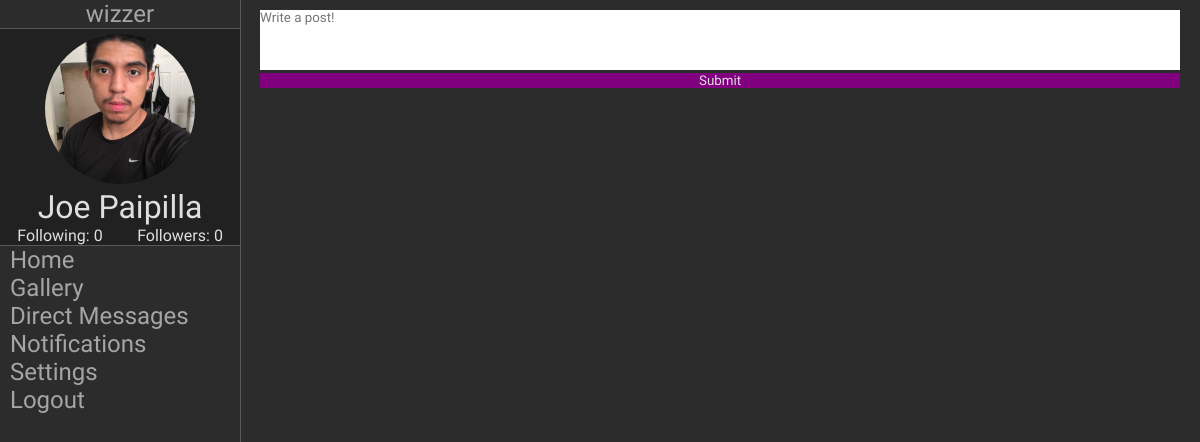
Page / (signed in) on the earlier database version.
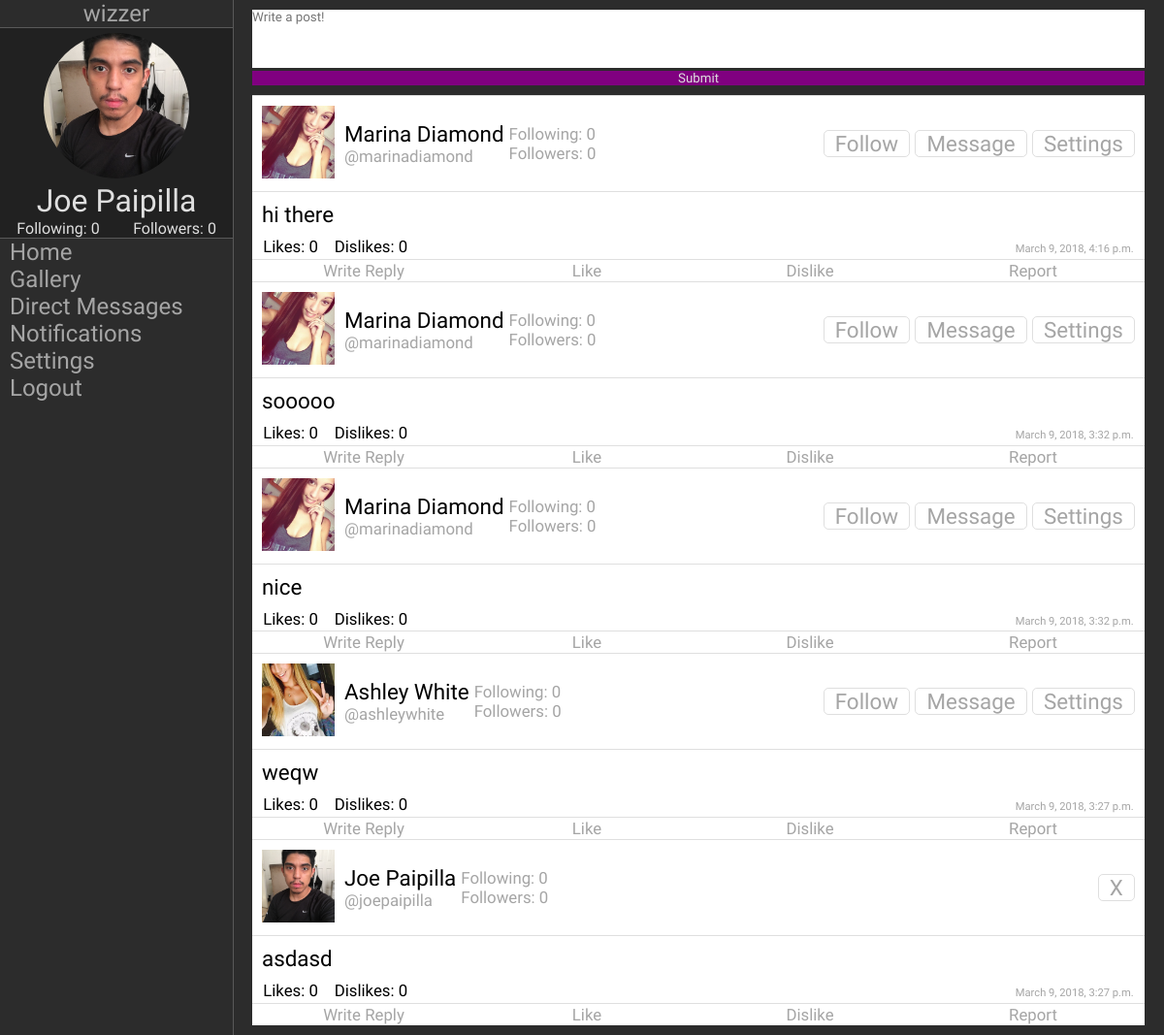
Same page on the later database version.
### SocialMedia/models.py (models this page shows, shortened)
class Whiz(models.Model):
    whiz_poster = models.ForeignKey(WizzerUser, on_delete=models.CASCADE)
    content = models.TextField()
    time_posted = models.DateTimeField(default=timezone.now)

class WizzerUser(models.Model):
    GENDER_CHOICES = (
        ('M', 'Male'),
        ('F', 'Female')
    )
    user = models.OneToOneField(User, default='', on_delete=models.CASCADE)
    following = models.ManyToManyField('self', blank=True, related_name='following_set', symmetrical=False)
    followers = models.ManyToManyField('self', blank=True, related_name='follower_set', symmetrical=False)
    profile_picture = models.FileField(
        default=r'default\default-profile-picture.jpg', upload_to=profile_picture_path, max_length=100)
    background_image = models.FileField(
        default=r'default\default-background.jpg', upload_to=background_image_path, max_length=100)
    gender = models.CharField(default='', choices=GENDER_CHOICES, max_length=2)
    def __str__(self):
        return self.user.username

### SocialMedia/views.py (the view)
# urls.py: path('', views.index, name='index'),
def index(request):
    user = request.user
    if request.method == "POST":
        print(request.POST)
        form = WhizForm(request.POST)
        if form.is_valid():
            new_whiz = Whiz(whiz_poster=user.wizzeruser, content=request.POST['whiz_input'])
            new_whiz.save()
        elif 'delete' in request.POST:
            Whiz.objects.get(id=request.POST['delete']).delete()
        elif 'reply' in request.POST:
            pass
        elif 'like' in request.POST:
            whiz = Whiz.objects.get(id=request.POST['like'])
            liked_user = UserObject.objects.get(username__exact=user).wizzeruser
            try:
                Like.objects.get(whiz=whiz, liked_by=liked_user).delete()
            except Exception as e:
                new_like = Like(whiz=whiz, liked_by=liked_user)
                new_like.save()
        elif 'dislike' in request.POST:
            whiz = Whiz.objects.get(id=request.POST['dislike'])
            disliked_user = UserObject.objects.get(username__exact=user).wizzeruser
            try:
                Dislike.objects.get(disliked_by=disliked_user).delete()
            except Exception as e:
                new_dislike = Dislike(whiz=whiz, disliked_by=disliked_user)
                new_dislike.save()
        elif 'report' in request.POST:
            pass
        elif 'follow' in request.POST:
            self_user = UserObject.objects.get(username__exact=user).wizzeruser
            followed_user = UserObject.objects.get(username__exact=request.POST['follow']).wizzeruser
            if self_user in followed_user.followers.all():
                followed_user.followers.remove(self_user)
                self_user.following.remove(followed_user)
            else:
                followed_user.followers.add(self_user)
                followed_user.save()
                self_user.following.add(followed_user)
                self_user.save()
        return redirect('index')
    else:
        form = WhizForm()
    if str(user) == 'AnonymousUser':
        return redirect('login')
    else:
        whizzes = Whiz.objects.all()[::-1]
        context = {'WizzerUser': user,
                   'Whizzes': whizzes,
                   'WhizForm': form
                   }
        return render(request, 'SocialMedia/WizzerFeed.html', context)

### SocialMedia/forms.py
class WhizForm(forms.Form):
    whiz_input = forms.CharField(label="", widget=forms.Textarea(attrs={"cols": '',"rows": '',"id": "message","placeholder":"Write a post!","value": "message"}))

### SocialMedia/templates/SocialMedia/WizzerFeed.html (shortened to what this page needs)
{% extends "SocialMedia/main.html" %}
{% load static %}
{% block css %}<link rel='stylesheet' type='text/css' href="{% static 'SocialMedia/mainDiv.css' %}"/>{% endblock %}
{% block body %}
    {% include 'SocialMedia/components/navbar.html' %}
    <div class="main">
        <div class="post-form">
            <form method="POST" action="{% url 'index' %}">
                {{ WhizForm }}
                <input id="submit" class='colored' type="submit" value="Submit">
            </form>
        </div>
        <div class="post-container">
            {% for whiz in Whizzes %}
                {% include 'SocialMedia/components/post.html' %}
            {% endfor %}
        </div>
    </div>
{% endblock %}

### SocialMedia/templates/SocialMedia/components/post.html (shortened to what this page needs)
{% load static %}
<div class="post">
    <div class="top-bar">
        <a href="{% url 'profile-page' whiz.whiz_poster.user.get_username %}"><img id="profile-photo" src="{{ whiz.whiz_poster.profile_picture.url }}"/></a>
        <div class="name">
            <h1>{{ whiz.whiz_poster.user.get_full_name }}</h1>
            <a href="{% url 'profile-page' whiz.whiz_poster.user.get_username %}"><h2>@{{ whiz.whiz_poster.user.get_username }}</h2></a>
        </div>
        <div class="follow-info">
            <h2>Following: {{ whiz.whiz_poster.following.count }}</h2>
            <h2>Followers: {{ whiz.whiz_poster.followers.count }}</h2>
        </div>
        <div class="user-buttons">
            {% if whiz.whiz_poster.user.id ==  WizzerUser.id %}
            <form id="post-form" method="post" action="{% url 'index' %}">
                <button class="button" id="delete" type="submit" value="{{ whiz.id }}" name="delete">X</button>
            </form>
            {% else %}
            <button class="button" id="follow" type="submit" form="post-form" value="{{ whiz.whiz_poster }}" name="follow">Follow</button>
            <button class="button" id="message" type="submit" form="post-form" value="{{ whiz.whiz_poster }}" name="message">Message</button>
            <button class="button" id="settings" type="submit" form="post-form" value="{{ whiz.whiz_poster }}" name="settings">Settings</button>
            {% endif %}
        </div>
    </div>
    <div class="post-content">
        <h1>{{ whiz.content }}</h1>
    </div>
    <div class="post-info">
        <ul>
            <h2><a href="#">Likes: {{ whiz.like_set.count}}</a></h2>
            <h2><a href="#">Dislikes: {{ whiz.dislike_set.count }}</a></h2>
        </ul>
        <p id="time-posted">{{ whiz.time_posted }}</p>
    </div>
    <div class="post-footer">
            <button id="delete" type="submit" value="{{ whiz.id }}" name="reply" form="post-form">Write Reply</button>
            <button id="delete" type="submit" value="{{ whiz.id }}" name="like" form="post-form">Like</button>
            <button id="delete" type="submit" value="{{ whiz.id }}" name="dislike" form="post-form">Dislike</button>
            <button id="delete" type="submit" value="{{ whiz.id }}" name="report" form="post-form">Report</button>
    </div>
</div>

Differences in the rows shown:
added Whiz: whiz_poster.profile_picture (picture), whiz_poster.user.get_full_name "Marina Diamond", whiz_poster.user.get_username "marinadiamond", whiz_poster.following.count "0", whiz_poster.followers.count "0", content "hi there", like_set.count "0", dislike_set.count "0", time_posted "March 9, 2018, 4:16 p.m."
added Whiz: whiz_poster.profile_picture (picture), whiz_poster.user.get_full_name "Marina Diamond", whiz_poster.user.get_username "marinadiamond", whiz_poster.following.count "0", whiz_poster.followers.count "0", content "sooooo", like_set.count "0", dislike_set.count "0", time_posted "March 9, 2018, 3:32 p.m."
added Whiz: whiz_poster.profile_picture (picture), whiz_poster.user.get_full_name "Marina Diamond", whiz_poster.user.get_username "marinadiamond", whiz_poster.following.count "0", whiz_poster.followers.count "0", content "nice", like_set.count "0", dislike_set.count "0", time_posted "March 9, 2018, 3:32 p.m."
added Whiz: whiz_poster.profile_picture (picture), whiz_poster.user.get_full_name "Ashley White", whiz_poster.user.get_username "ashleywhite", whiz_poster.following.count "0", whiz_poster.followers.count "0", content "weqw", like_set.count "0", dislike_set.count "0", time_posted "March 9, 2018, 3:27 p.m."
added Whiz: whiz_poster.profile_picture (picture), whiz_poster.user.get_full_name "Joe Paipilla", whiz_poster.user.get_username "joepaipilla", whiz_poster.following.count "0", whiz_poster.followers.count "0", content "asdasd", like_set.count "0", dislike_set.count "0", time_posted "March 9, 2018, 3:27 p.m."
